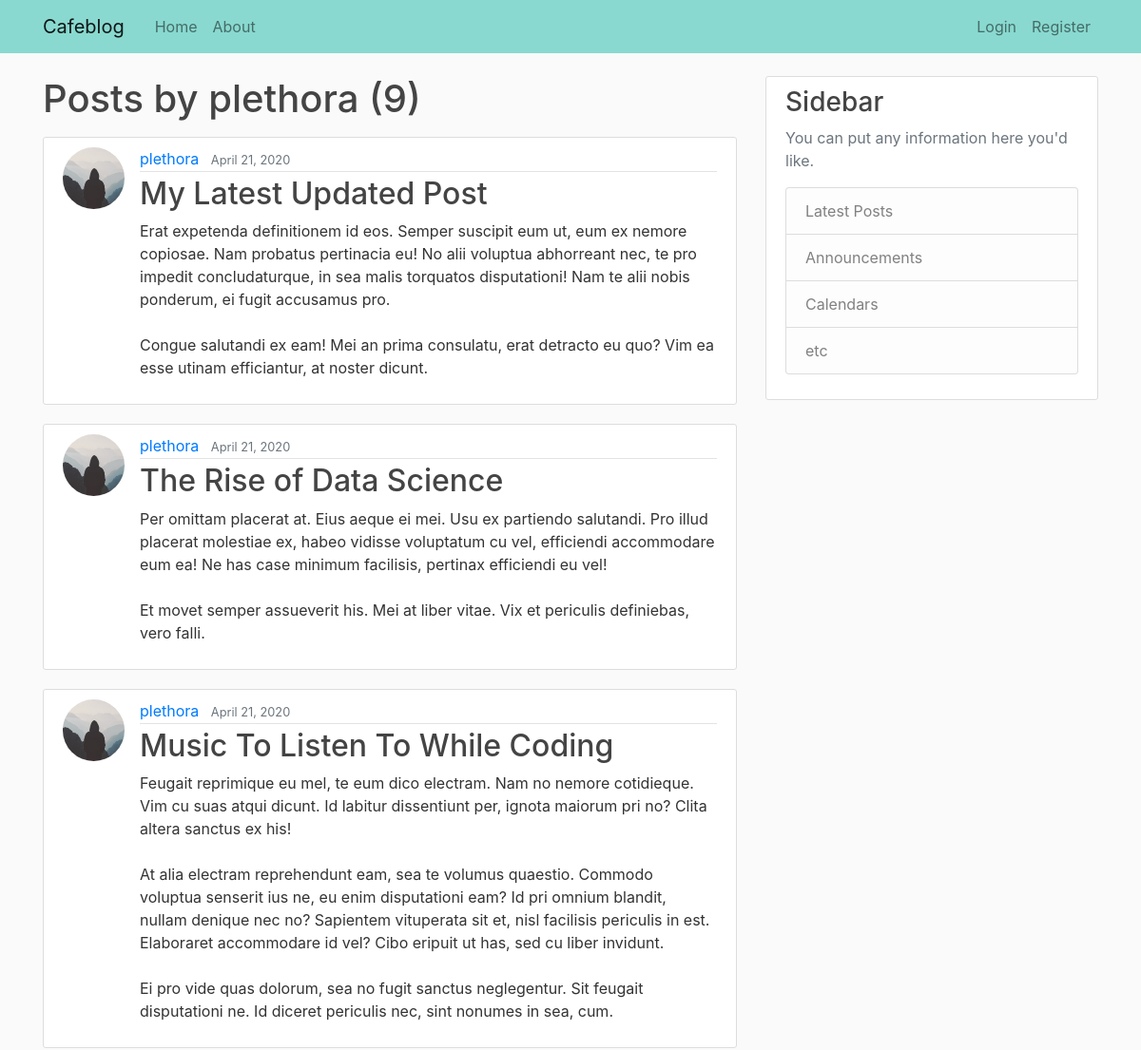
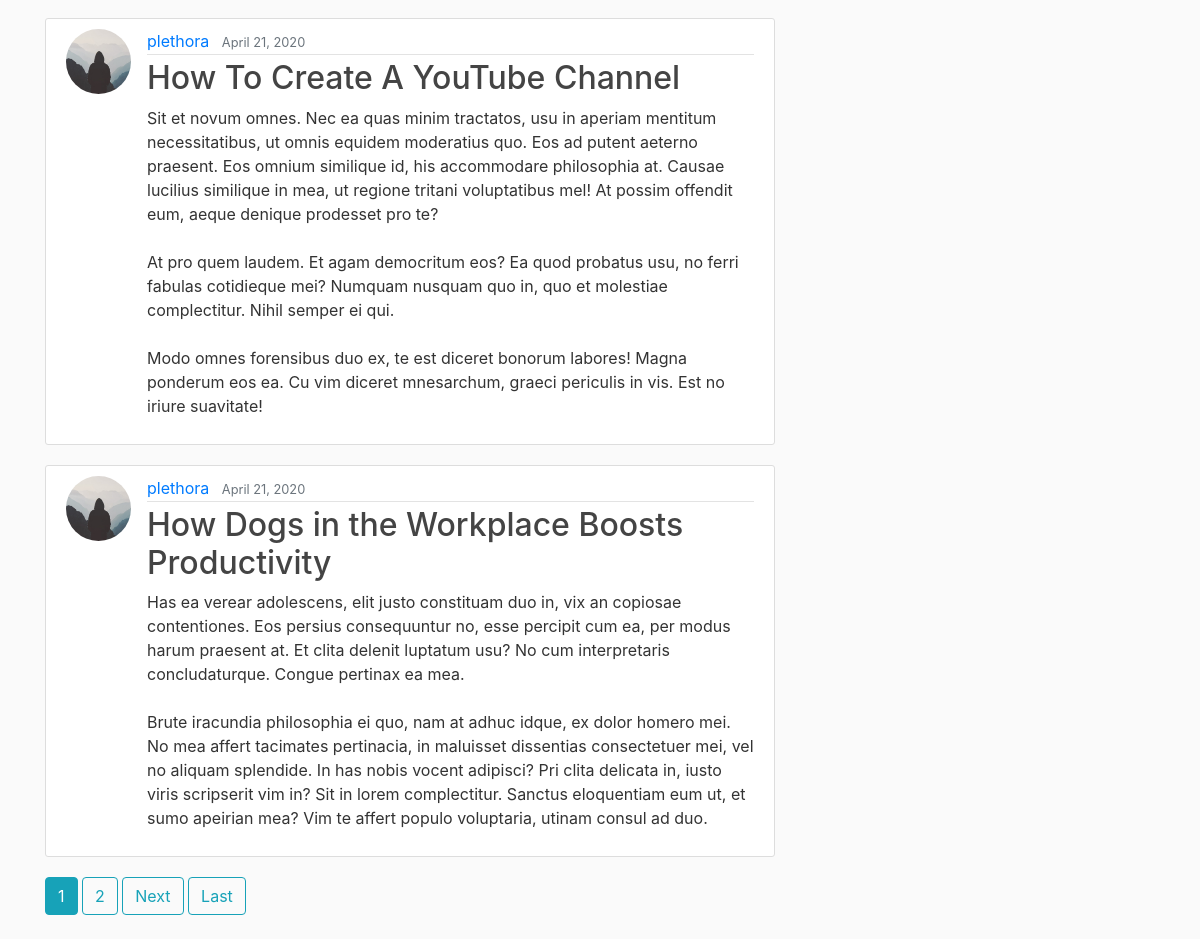
The app's page /user/plethora with its own data (2 pictures, top to bottom).
### blog/models.py (models this page shows, shortened)
class Post(models.Model):
    title = models.CharField(max_length=100)
    content = models.TextField()
    date_posted = models.DateTimeField(default=timezone.now)
    author = models.ForeignKey(User, on_delete=models.CASCADE)
    image = models.ImageField(default='default.jpg', upload_to='blog_images')

### users/models.py (models this page shows, shortened)
class Profile(models.Model):
    user = models.OneToOneField(User, on_delete=models.CASCADE)
    image = models.ImageField(default='default.jpg', upload_to='profile_pics')

### blog/views.py (the view)
# urls.py: path('user/<str:username>', UserPostListView.as_view(), name='user-posts'),
class UserPostListView(ListView):
    model = Post
    template_name = 'blog/user_posts.html' # <app>/<model>_<viewtype>.html
    context_object_name = 'posts'
    paginate_by = 5
    def get_queryset(self):
        user = get_object_or_404(User, username=self.kwargs.get('username'))
        return Post.objects.filter(author=user).order_by('-date_posted')

### blog/templates/blog/user_posts.html (shortened to what this page needs)
{% extends "blog/base.html" %}
{% block content %}
<h1 class="mb-3">Posts by {{ view.kwargs.username }} ({{ page_obj.paginator.count }})</h1>
    {% for post in posts %}
        <article class="media content-section">
          <img class="rounded-circle article-img" src="{{ post.author.profile.image.url }}">
          <div class="media-body">
            <div class="article-metadata">
              <a class="mr-2" href="{% url 'user-posts' post.author.username %}">{{ post.author }}</a>
              <small class="text-muted">{{ post.date_posted|date:"F d, Y" }}</small>
            </div>
            <h2><a class="article-title" href="{% url 'post-detail' post.id %}">{{ post.title }}</a></h2>
            <p class="article-content">{{ post.content }}</p>
          </div>
        </article>
    {% endfor %}
    {% if is_paginated %}
      {% for num in page_obj.paginator.page_range %}
        {% if page_obj.number == num %}
          <a class="btn btn-info mb-4" href="?page={{ num }}">{{ num }}</a>
        {% elif num > page_obj.number|add:'-3' and num < page_obj.number|add:'3' %}
          <a class="btn btn-outline-info mb-4" href="?page={{ num }}">{{ num }}</a>
        {% endif %}
      {% endfor %}
      {% if page_obj.has_next %}
        <a class="btn btn-outline-info mb-4" href="?page={{ page_obj.next_page_number }}">Next</a>
        <a class="btn btn-outline-info mb-4" href="?page={{ page_obj.paginator.num_pages }}">Last</a>
      {% endif %}
    {% endif %}
{% endblock content %}

### blog/static/blog/main.css (style rules this page uses)
body { background: #fafafa; color: #333333; margin-top: 5rem; }
h1, h2, h3, h4, h5, h6 { color: #444444; }
.content-section { background: #ffffff; padding: 10px 20px; border: 1px solid #dddddd; border-radius: 3px; margin-bottom: 20px; }
.article-title { color: #444444; }
.article-content { white-space: pre-line; }
.article-img { height: 65px; width: 65px; margin-right: 16px; }
.article-metadata { padding-bottom: 1px; margin-bottom: 4px; border-bottom: 1px solid #e3e3e3 }

### records on screen
Post: author.profile.image (placeholder picture), author "plethora", date_posted "April 21, 2020", title "My Latest Updated Post", content "Erat expetenda definitionem id eos. Semper suscipit eum ut, eum ex nemore copiosae. Nam probatus pertinacia eu! No alii voluptua abhorreant nec, te pro impedit concludaturque, in sea malis torquatos disputationi! Nam te alii nobis ponderum, ei fugit accusamus pro. Congue salutandi ex eam! Mei an prima consulatu, erat detracto eu quo? Vim ea esse utinam efficiantur, at noster dicunt."
Post: author.profile.image (placeholder picture), author "plethora", date_posted "April 21, 2020", title "The Rise of Data Science", content "Per omittam placerat at. Eius aeque ei mei. Usu ex partiendo salutandi. Pro illud placerat molestiae ex, habeo vidisse voluptatum cu vel, efficiendi accommodare eum ea! Ne has case minimum facilisis, pertinax efficiendi eu vel! Et movet semper assueverit his. Mei at liber vitae. Vix et periculis definiebas, vero falli."
Post: author.profile.image (placeholder picture), author "plethora", date_posted "April 21, 2020", title "Music To Listen To While Coding", content "Feugait reprimique eu mel, te eum dico electram. Nam no nemore cotidieque. Vim cu suas atqui dicunt. Id labitur dissentiunt per, ignota maiorum pri no? Clita altera sanctus ex his! At alia electram reprehendunt eam, sea te volumus quaestio. Commodo voluptua senserit ius ne, eu enim disputationi eam? Id pri omnium blandit, nullam denique nec no? Sapientem vituperata sit et, nisl facilisis periculis in est. Elaboraret accommodare id vel? Cibo eripuit ut has, sed cu liber invidunt. Ei pro vide quas dolorum, sea no fugit sanctus neglegentur. Sit feugait disputationi ne. Id diceret periculis nec, sint nonumes in sea, cum."
Post: author.profile.image (placeholder picture), author "plethora", date_posted "April 21, 2020", title "How To Create A YouTube Channel", content "Sit et novum omnes. Nec ea quas minim tractatos, usu in aperiam mentitum necessitatibus, ut omnis equidem moderatius quo. Eos ad putent aeterno praesent. Eos omnium similique id, his accommodare philosophia at. Causae lucilius similique in mea, ut regione tritani voluptatibus mel! At possim offendit eum, aeque denique prodesset pro te? At pro quem laudem. Et agam democritum eos? Ea quod probatus usu, no ferri fabulas cotidieque mei? Numquam nusquam quo in, quo et molestiae complectitur. Nihil semper ei qui. Modo omnes forensibus duo ex, te est diceret bonorum labores! Magna ponderum eos ea. Cu vim diceret mnesarchum, graeci periculis in vis. Est no iriure suavitate!"
Post: author.profile.image (placeholder picture), author "plethora", date_posted "April 21, 2020", title "How Dogs in the Workplace Boosts Productivity", content "Has ea verear adolescens, elit justo constituam duo in, vix an copiosae contentiones. Eos persius consequuntur no, esse percipit cum ea, per modus harum praesent at. Et clita delenit luptatum usu? No cum interpretaris concludaturque. Congue pertinax ea mea. Brute iracundia philosophia ei quo, nam at adhuc idque, ex dolor homero mei. No mea affert tacimates pertinacia, in maluisset dissentias consectetuer mei, vel no aliquam splendide. In has nobis vocent adipisci? Pri clita delicata in, iusto viris scripserit vim in? Sit in lorem complectitur. Sanctus eloquentiam eum ut, et sumo apeirian mea? Vim te affert populo voluptaria, utinam consul ad duo."

### other values on screen
{{ view.kwargs.username }} "plethora"
{{ page_obj.paginator.count }} "9"
{{ num }} "1"
{{ num }} "2"
